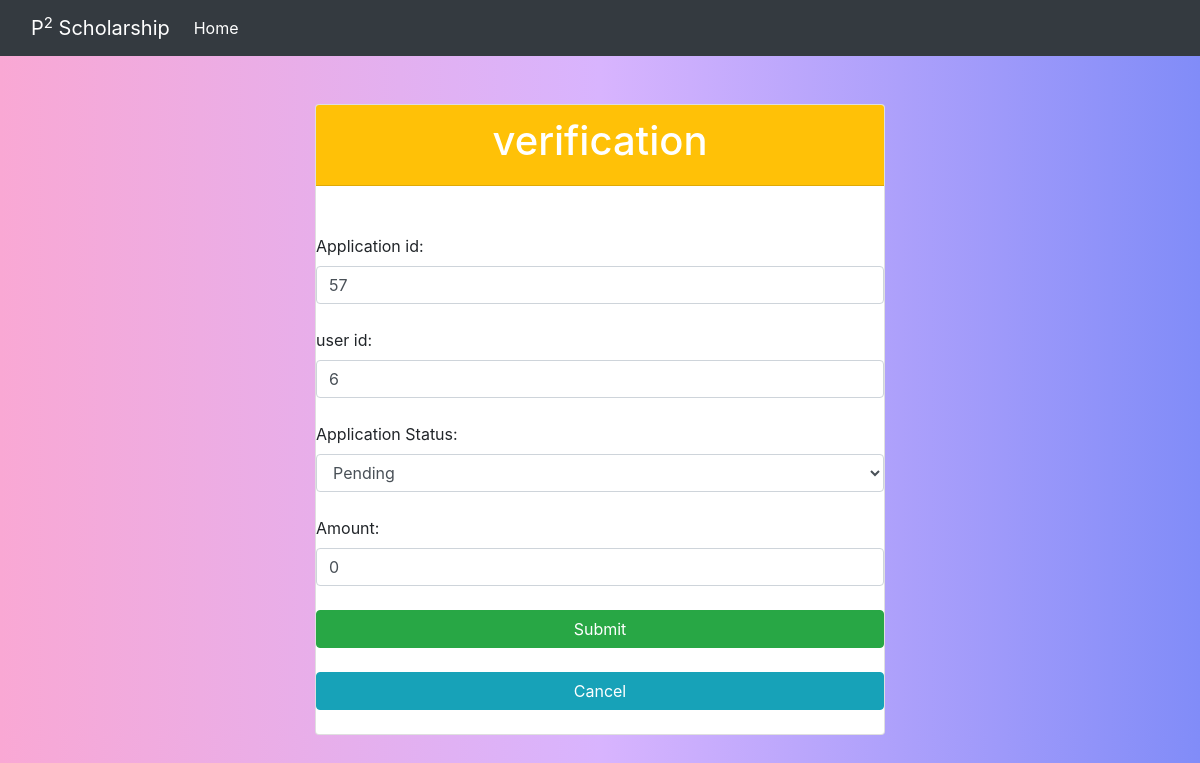
Screenshot of /verified.php?Application_Id=57 (signed in) with the database file from the repository.
### tables this page shows
CREATE TABLE `application_status` (
  `status_id` int(11) NOT NULL,
  `Application_Id` int(11) NOT NULL,
  `user_id` int(11) NOT NULL,
  `approval_status` varchar(40) NOT NULL,
  `Amount` int(11) NOT NULL
);

### verified.php (the view, shortened to what this page needs)
<?php
  include("session_admin.php");
  $Application_Id="";
  $user_id="";
  $approval_status="";
  $Amount="";
  if($_SERVER["REQUEST_METHOD"]=='GET'){
    $Application_Id = $_GET['Application_Id'];
    $sql = "select * from application_status where approval_status = 'pending' and Application_Id = '$Application_Id' ";
    $result = $conn->query($sql);
    $row = $result->fetch_assoc();
    $status_id=$row["status_id"];
    $Application_Id=$row["Application_Id"];
    $user_id=$row["user_id"];
    $approval_status=$row["approval_status"];
    $Amount=$row["Amount"];
  }
?>
<!DOCTYPE html>
<html>
<head>
  <link rel="stylesheet" href="https://maxcdn.bootstrapcdn.com/bootstrap/4.0.0/css/bootstrap.min.css">
</head>
<body style="background:linear-gradient(to right, rgb(249, 168, 212), rgb(216, 180, 254), rgb(129, 140, 248));">
<nav class="navbar navbar-expand-lg navbar-dark bg-dark" class="fw-bold">
      <div class="container-fluid">
        <a class="navbar-brand" href="Admin_page.php">P<sup>2</sup> Scholarship</a>
        <div class="collapse navbar-collapse" id="navbarNav">
          <ul class="navbar-nav">
            <li class="nav-item">
              <a class="nav-link active" aria-current="page" href="Admin_page.php">Home</a>
            </li>
          </ul>
        </div>
      </div>
    </nav>
 <div class="col-lg-6 m-auto">
 <form method="post">
 <br><br><div class="card">
 <div class="card-header bg-warning">
 <h1 class="text-white text-center">  verification </h1>
 </div><br>
 <input type="hidden" name="status_id" value="<?php echo $status_id; ?>" class="form-control"> <br>
 <label> Application id: </label>
 <input type="number" name="Application_Id" value="<?php echo $Application_Id; ?>" class="form-control"> <br>
 <label> user id: </label>
 <input type="number" name="user_id" value="<?php echo $user_id; ?>" class="form-control"> <br>
 <label for="approval_status"> Application Status: </label>
<select name="approval_status" class="form-control">
  <option value="pending" <?php echo ($approval_status === 'pending') ? 'selected' : ''; ?>>Pending</option>
</select>
<br>
 <label> Amount: </label>
 <input type="number" name="Amount" value="<?php echo $Amount; ?>" class="form-control"> <br>
 <button class="btn btn-success" type="submit" name="submit"> Submit </button><br>
 <a class="btn btn-info" type="submit" name="cancel" href="admin_app.php"> Cancel </a><br>
 </div>
 </form>
 </div>
</body>
</html>

### rows the page displays
application_status: Application_Id "57", user_id "6", approval_status "Pending", Amount "0"
